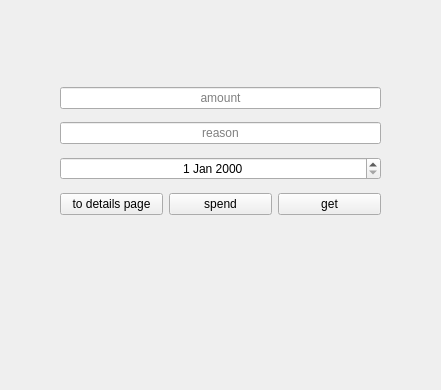
<?xml version="1.0" encoding="UTF-8"?>
<ui version="4.0">
 <class>Form</class>
 <widget class="QWidget" name="Form">
  <property name="geometry">
   <rect>
    <x>0</x>
    <y>0</y>
    <width>441</width>
    <height>390</height>
   </rect>
  </property>
  <property name="windowTitle">
   <string>Form</string>
  </property>
  <widget class="QWidget" name="verticalLayoutWidget">
   <property name="geometry">
    <rect>
     <x>60</x>
     <y>80</y>
     <width>321</width>
     <height>144</height>
    </rect>
   </property>
   <layout class="QVBoxLayout" name="verticalLayout">
    <item>
     <widget class="QLineEdit" name="amount">
      <property name="alignment">
       <set>Qt::AlignCenter</set>
      </property>
      <property name="placeholderText">
       <string>amount</string>
      </property>
     </widget>
    </item>
    <item>
     <widget class="QLineEdit" name="reason">
      <property name="alignment">
       <set>Qt::AlignCenter</set>
      </property>
      <property name="readOnly">
       <bool>false</bool>
      </property>
      <property name="placeholderText">
       <string>reason</string>
      </property>
     </widget>
    </item>
    <item>
     <widget class="QDateEdit" name="date">
      <property name="alignment">
       <set>Qt::AlignCenter</set>
      </property>
     </widget>
    </item>
    <item>
     <layout class="QHBoxLayout" name="horizontalLayout">
      <item>
       <widget class="QPushButton" name="details">
        <property name="text">
         <string>to details page</string>
        </property>
       </widget>
      </item>
      <item>
       <widget class="QPushButton" name="spend">
        <property name="text">
         <string>spend</string>
        </property>
       </widget>
      </item>
      <item>
       <widget class="QPushButton" name="get">
        <property name="text">
         <string>get</string>
        </property>
       </widget>
      </item>
     </layout>
    </item>
   </layout>
  </widget>
 </widget>
 <resources/>
 <connections/>
</ui>
